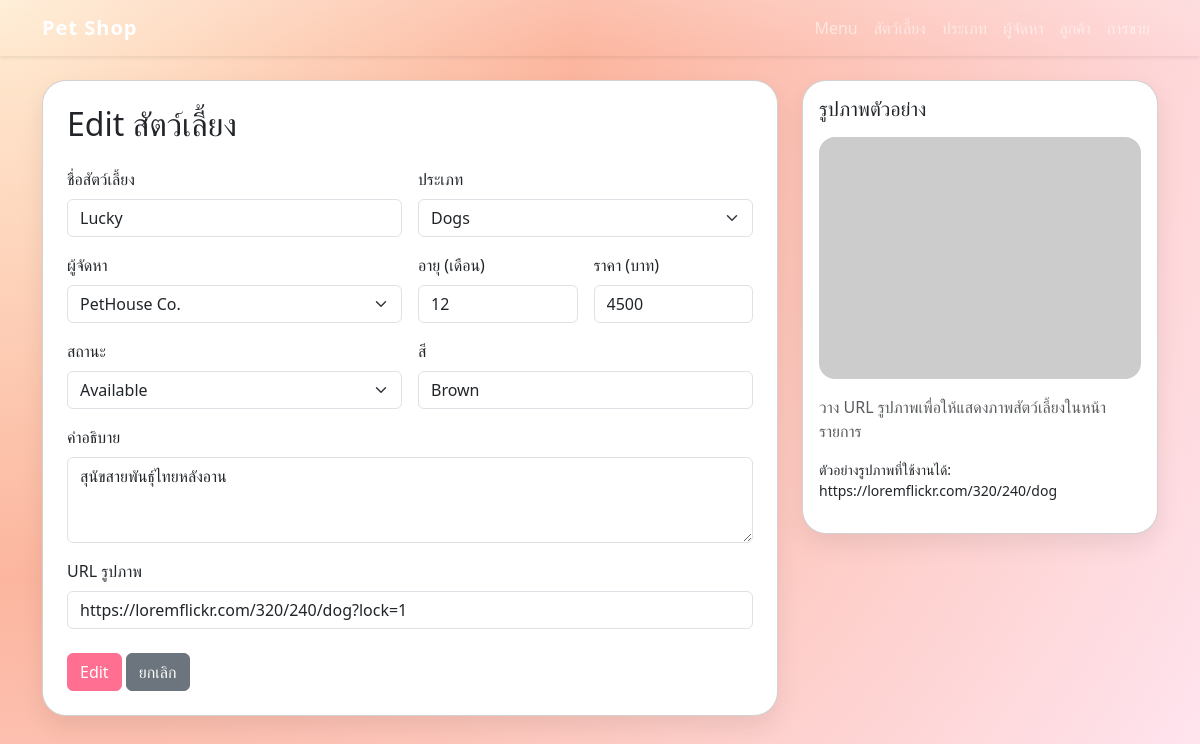
Page /pet/edit/1 on the committed database.
### tables this page shows
CREATE TABLE pets (
    pet_id INTEGER PRIMARY KEY AUTOINCREMENT,
    name VARCHAR(100) NOT NULL,
    category_id INTEGER NOT NULL,
    supplier_id INTEGER NOT NULL,
    age_months INTEGER NOT NULL CHECK(age_months >= 0),
    price DECIMAL(10, 2) NOT NULL CHECK(price > 0),
    status VARCHAR(20) DEFAULT 'Available',
    color VARCHAR(50),
    description TEXT,
    photo_url VARCHAR(255),
    created_at TIMESTAMP DEFAULT CURRENT_TIMESTAMP,
    FOREIGN KEY (category_id) REFERENCES categories(category_id),
    FOREIGN KEY (supplier_id) REFERENCES suppliers(supplier_id)
);

CREATE TABLE categories (
    category_id INTEGER PRIMARY KEY AUTOINCREMENT,
    name VARCHAR(50) NOT NULL UNIQUE,
    description TEXT,
    created_at TIMESTAMP DEFAULT CURRENT_TIMESTAMP
);

CREATE TABLE suppliers (
    supplier_id INTEGER PRIMARY KEY AUTOINCREMENT,
    name VARCHAR(100) NOT NULL,
    email VARCHAR(100),
    phone VARCHAR(20),
    address TEXT,
    city VARCHAR(50),
    created_at TIMESTAMP DEFAULT CURRENT_TIMESTAMP
);

### app.py (the view, shortened to what this page needs)
@app.route("/pet/edit/<int:pet_id>", methods=["GET", "POST"])
def edit_pet(pet_id):
    conn = get_db_connection()
    pet = conn.execute("SELECT * FROM pets WHERE pet_id = ?", (pet_id,)).fetchone()
    if pet is None:
        conn.close()
        flash("ไม่พบข้อมูลสัตว์เลี้ยง", "warning")
        return redirect(url_for("index"))
    categories = get_categories(conn)
    suppliers = get_suppliers(conn)
    conn.close()
    return render_template(
        "pet_form.html",
        action="Edit",
        categories=categories,
        suppliers=suppliers,
        pet=pet,
    )

### app.py (called while the page is built)
def get_db_connection():
    conn = sqlite3.connect(DB_PATH)
    conn.row_factory = sqlite3.Row
    conn.execute("PRAGMA foreign_keys = ON")
    return conn

def get_categories(conn):
    return conn.execute("SELECT category_id, name FROM categories ORDER BY name").fetchall()

def get_suppliers(conn):
    return conn.execute("SELECT supplier_id, name FROM suppliers ORDER BY name").fetchall()

### templates/pet_form.html (shortened to what this page needs)
{% extends 'base.html' %}
{% block content %}
<div class="row">
  <div class="col-lg-8">
    <div class="card card-fun p-4">
      <h2 class="mb-4">{{ action }} สัตว์เลี้ยง</h2>
      <form method="post">
        <div class="row g-3">
          <div class="col-md-6">
            <label class="form-label">ชื่อสัตว์เลี้ยง</label>
            <input type="text" name="name" class="form-control" value="{{ pet['name'] if pet else '' }}" required>
          </div>
          <div class="col-md-6">
            <label class="form-label">ประเภท</label>
            <select name="category_id" class="form-select" required>
              {% for category in categories %}
              <option value="{{ category['category_id'] }}" {% if pet and pet['category_id'] == category['category_id'] %}selected{% endif %}>{{ category['name'] }}</option>
              {% endfor %}
            </select>
          </div>
          <div class="col-md-6">
            <label class="form-label">ผู้จัดหา</label>
            <select name="supplier_id" class="form-select" required>
              {% for supplier in suppliers %}
              <option value="{{ supplier['supplier_id'] }}" {% if pet and pet['supplier_id'] == supplier['supplier_id'] %}selected{% endif %}>{{ supplier['name'] }}</option>
              {% endfor %}
            </select>
          </div>
          <div class="col-md-3">
            <label class="form-label">อายุ (เดือน)</label>
            <input type="number" name="age_months" class="form-control" min="0" value="{{ pet['age_months'] if pet else '0' }}" required>
          </div>
          <div class="col-md-3">
            <label class="form-label">ราคา (บาท)</label>
            <input type="number" step="0.01" name="price" class="form-control" min="0" value="{{ pet['price'] if pet else '0.00' }}" required>
          </div>
          <div class="col-md-6">
            <label class="form-label">สถานะ</label>
            <select name="status" class="form-select">
              {% set status_value = pet['status'] if pet else 'Available' %}
              <option value="Available" {% if status_value == 'Available' %}selected{% endif %}>Available</option>
            </select>
          </div>
          <div class="col-md-6">
            <label class="form-label">สี</label>
            <input type="text" name="color" class="form-control" value="{{ pet['color'] if pet else '' }}">
          </div>
          <div class="col-12">
            <label class="form-label">คำอธิบาย</label>
            <textarea name="description" class="form-control" rows="3">{{ pet['description'] if pet else '' }}</textarea>
          </div>
          <div class="col-12">
            <label class="form-label">URL รูปภาพ</label>
            <input type="text" name="photo_url" class="form-control" value="{{ pet['photo_url'] if pet else '' }}">
          </div>
        </div>
        <div class="mt-4">
          <button type="submit" class="btn btn-primary">{{ action }}</button>
          <a href="{{ url_for('index') }}" class="btn btn-secondary">ยกเลิก</a>
        </div>
      </form>
    </div>
  </div>
  <div class="col-lg-4">
    <div class="card card-fun p-3">
      <h5 class="mb-3">รูปภาพตัวอย่าง</h5>
      {% if pet and pet['photo_url'] %}
        <img src="{{ pet['photo_url'] }}" class="img-fluid rounded-4 mb-3" alt="รูปสัตว์เลี้ยง">
      {% else %}
        <img src="https://via.placeholder.com/400x250.png?text=Pet+Preview" class="img-fluid rounded-4 mb-3" alt="ตัวอย่างรูป">
      {% endif %}
      <p class="text-muted">วาง URL รูปภาพเพื่อให้แสดงภาพสัตว์เลี้ยงในหน้ารายการ</p>
      <p class="small">ตัวอย่างรูปภาพที่ใช้งานได้: https://loremflickr.com/320/240/dog</p>
    </div>
  </div>
</div>
{% endblock %}

### templates/base.html (style rules this page uses)
body { background: radial-gradient(circle at top left, #ffecd2, #fcb69f 40%, #ffe5f1 100%); min-height: 100vh; }
.card-fun { border-radius: 24px; box-shadow: 0 10px 25px rgba(0, 0, 0, 0.08); }
.btn-primary { background: #ff6f91; border-color: #ff6f91; }

### rows in the picture
pets: name "Lucky", category_id "Dogs", supplier_id "PetHouse Co.", age_months "12", price "4500", status "Available", color "Brown", description "สุนัขสายพันธุ์ไทยหลังอาน", photo_url "https://loremflickr.com/320/240/dog?lock=1"

### other values in the picture
{{ action }} "Edit"
